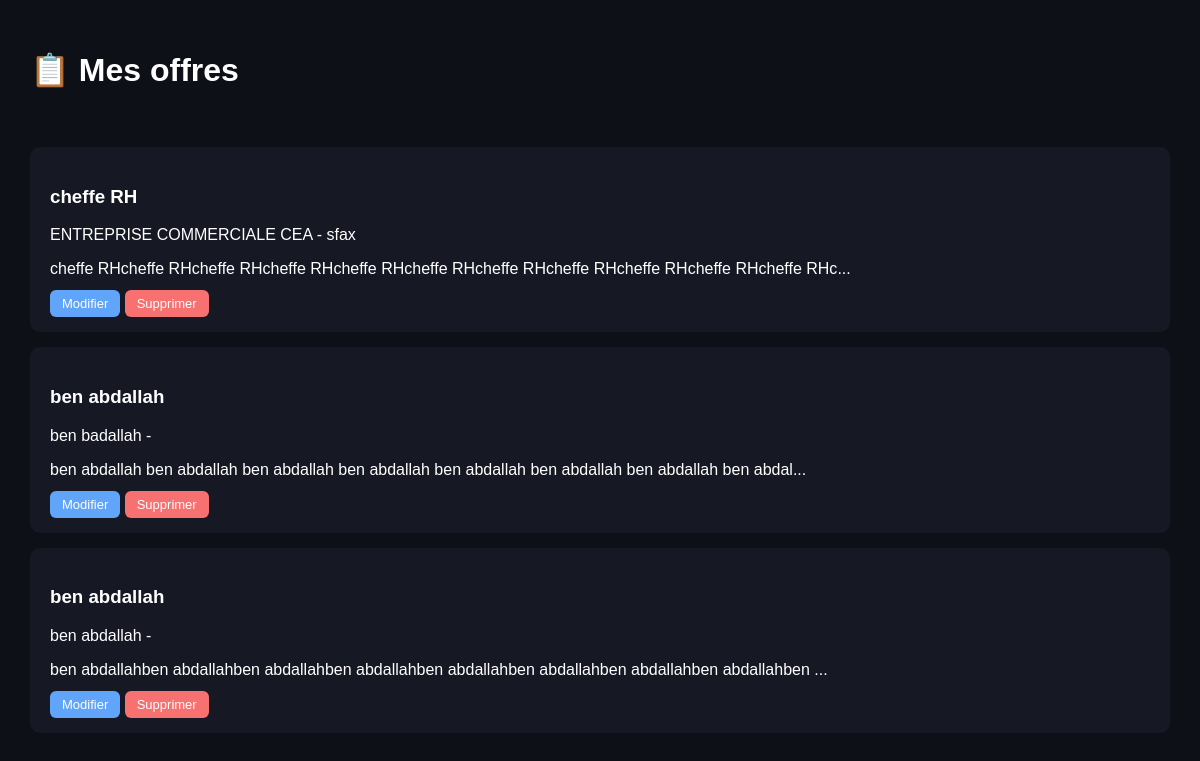
Page /mes_offres.php (signed in) on the committed database.
### tables this page shows
CREATE TABLE `jobs` (
  `id` int(11) NOT NULL,
  `title` varchar(255) DEFAULT NULL,
  `company` varchar(255) DEFAULT NULL,
  `salary` varchar(100) DEFAULT NULL,
  `salary_max` varchar(100) DEFAULT NULL,
  `city` varchar(100) DEFAULT NULL,
  `description` text DEFAULT NULL,
  `created_at` timestamp NOT NULL DEFAULT current_timestamp(),
  `status` varchar(20) DEFAULT 'pending',
  `user_id` int(11) DEFAULT NULL,
  `contract_type` varchar(50) DEFAULT NULL,
  `category` varchar(100) DEFAULT NULL,
  `experience_level` varchar(100) DEFAULT NULL,
  `recruiter_type` varchar(50) DEFAULT NULL,
  `external_apply` tinyint(1) DEFAULT 0,
  `external_url` text DEFAULT NULL,
  `questions` longtext DEFAULT NULL,
  `company_id` int(11) DEFAULT NULL
);

### mes_offres.php (the view, shortened to what this page needs)
<?php
include "config.php";
$userId = $_SESSION["user_id"];
$stmt = $pdo->prepare("SELECT * FROM jobs WHERE user_id=? ORDER BY id DESC");
$stmt->execute([$userId]);
$jobs = $stmt->fetchAll();
?>
<!DOCTYPE html>
<html>
<head>
</head>
<body>
<div class="container">
<h1>📋 Mes offres</h1>
<br><br>
<?php if (count($jobs) > 0): ?>
    <?php foreach($jobs as $job): ?>
        <div class="card">
            <h3><?= $job["title"] ?></h3>
            <p><?= $job["company"] ?> - <?= $job["city"] ?></p>
            <p><?= substr($job["description"], 0, 100) ?>...</p>
            <a href="edit_job.php?id=<?= $job["id"] ?>" class="btn edit">Modifier</a>
            <a href="delete_job.php?id=<?= $job["id"] ?>" class="btn delete">Supprimer</a>
        </div>
    <?php endforeach; ?>
<?php else: ?>
    <p>Aucune offre pour le moment 😢</p>
<?php endif; ?>
</div>
</body>
</html>

### mes_offres.php (style rules this page uses)
body { background:#0e1018; color:white; font-family:Arial; margin:0; }
.container { padding:30px; }
.card { background:#161824; padding:20px; margin-bottom:15px; border-radius:10px; }
.btn { padding:6px 12px; border-radius:6px; text-decoration:none; font-size:13px; }
.edit { background:#60a5fa; color:white; }
.delete { background:#f87171; color:white; }

### rows in the picture
jobs: title "cheffe RH", company "ENTREPRISE COMMERCIALE CEA", city "sfax", description "cheffe RHcheffe RHcheffe RHcheffe RHcheffe RHcheffe RHcheffe RHcheffe RHcheffe RHcheffe RHcheffe RHc"
jobs: title "ben abdallah", company "ben badallah", description "ben abdallah ben abdallah ben abdallah ben abdallah ben abdallah ben abdallah ben abdallah ben abdal"
jobs: title "ben abdallah", company "ben abdallah", description "ben abdallahben abdallahben abdallahben abdallahben abdallahben abdallahben abdallahben abdallahben"
